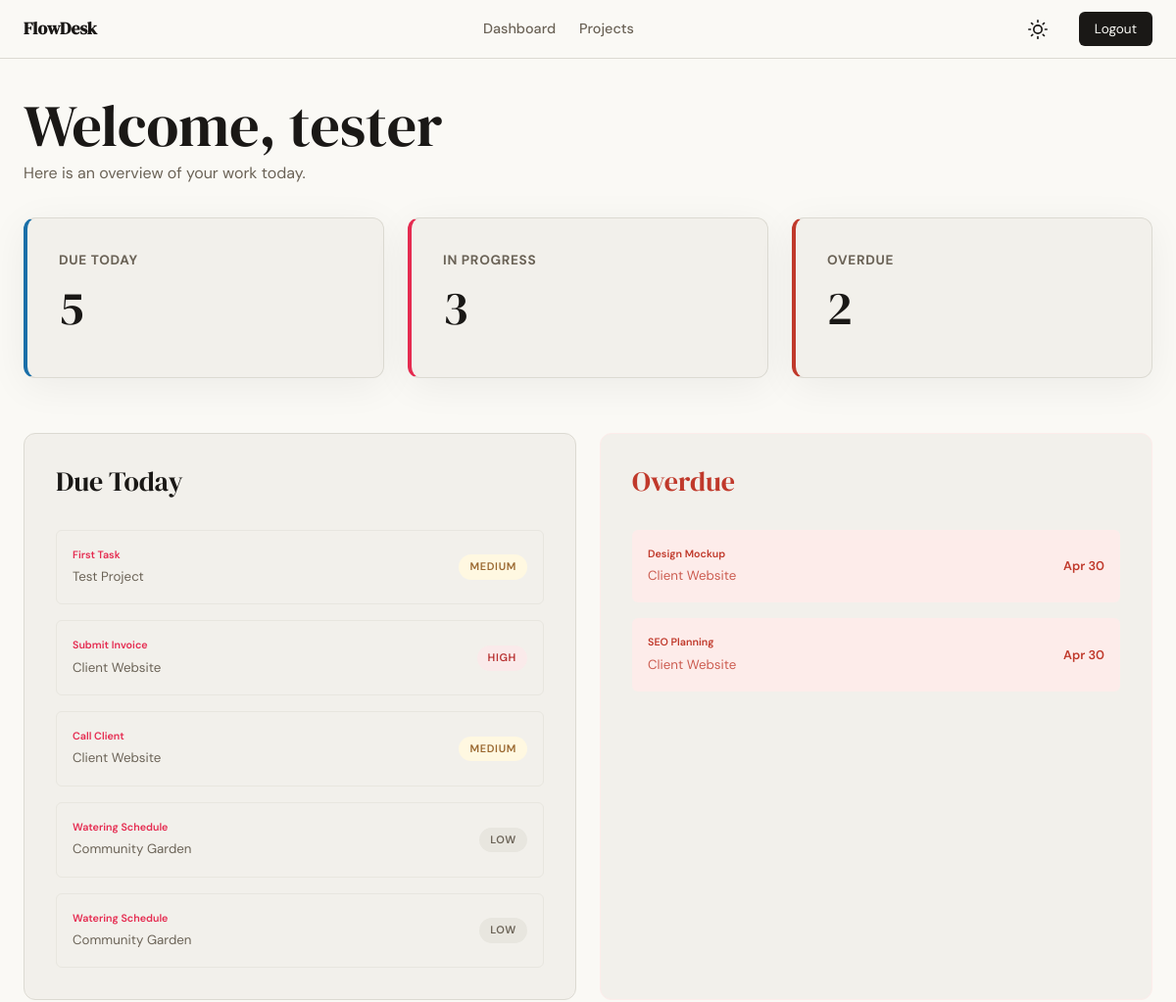
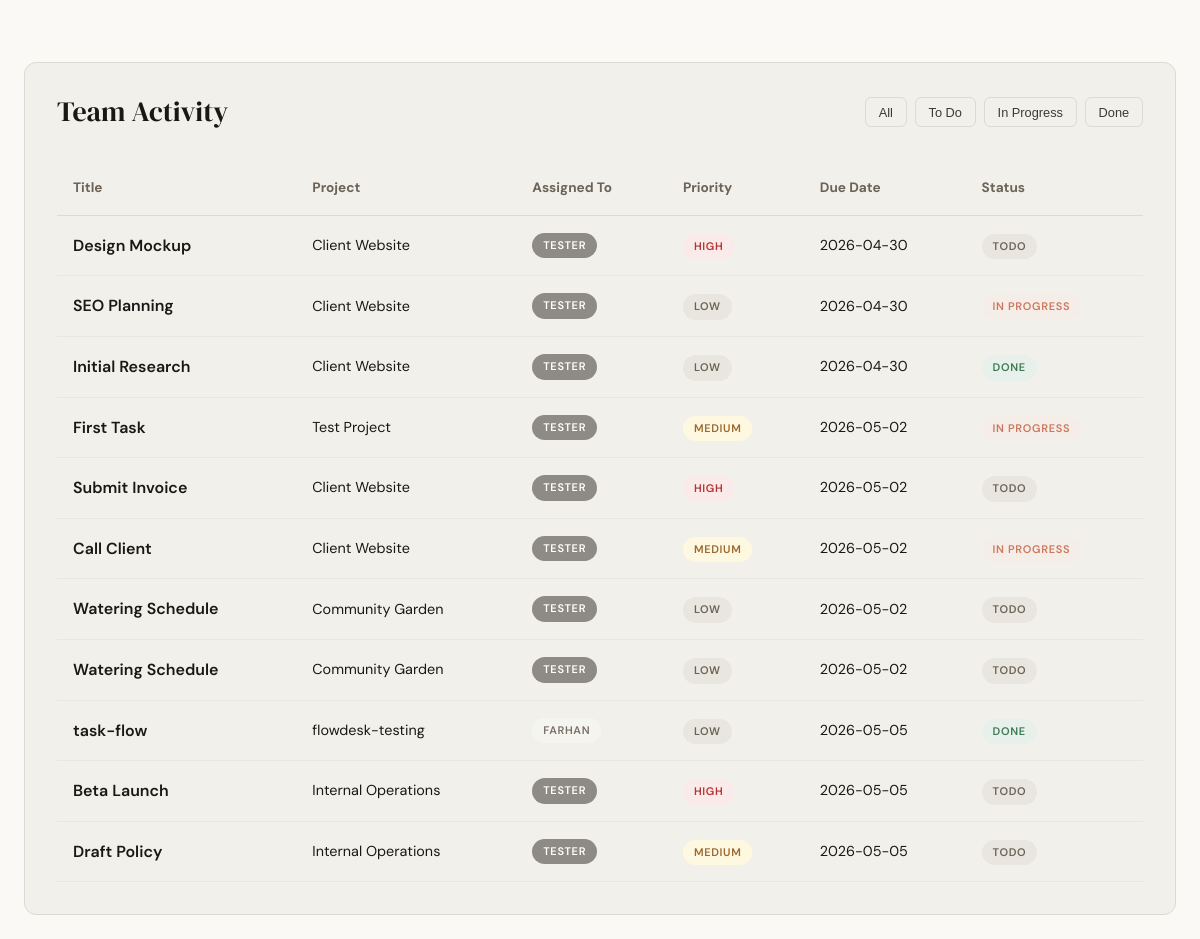
The page /dashboard (signed in) on the database its author committed (2 pictures, top to bottom).
### app/models.py (models this page shows, shortened)
class User(db.Model, UserMixin):
    id = db.Column(db.Integer, primary_key=True)
    username = db.Column(db.String(80), unique=True, nullable=False)
    email = db.Column(db.String(120), unique=True, nullable=False)
    password_hash = db.Column(db.String(256), nullable=False)
    created_at = db.Column(db.DateTime, default=lambda: datetime.now(timezone.utc))
    owned_projects = db.relationship('Project', backref='owner', lazy=True)
    project_memberships = db.relationship('ProjectMember', backref='user', lazy=True)
    created_tasks = db.relationship('Task', foreign_keys='Task.created_by', backref='creator', lazy=True)
    assigned_tasks = db.relationship('Task', foreign_keys='Task.assigned_to', backref='assignee', lazy=True)

class Task(db.Model):
    id = db.Column(db.Integer, primary_key=True)
    title = db.Column(db.String(200), nullable=False)
    description = db.Column(db.Text)
    status = db.Column(db.Enum('todo', 'in_progress', 'done', name='task_status'), default='todo')
    priority = db.Column(db.Enum('low', 'medium', 'high', name='task_priority'), default='medium')
    due_date = db.Column(db.Date)
    created_at = db.Column(db.DateTime, default=lambda: datetime.now(timezone.utc))
    updated_at = db.Column(db.DateTime, default=lambda: datetime.now(timezone.utc), onupdate=lambda: datetime.now(timezone.utc))
    project_id = db.Column(db.Integer, db.ForeignKey('project.id'), nullable=False)
    created_by = db.Column(db.Integer, db.ForeignKey('user.id'), nullable=False)
    assigned_to = db.Column(db.Integer, db.ForeignKey('user.id'))

class Project(db.Model):
    id = db.Column(db.Integer, primary_key=True)
    name = db.Column(db.String(120), nullable=False)
    description = db.Column(db.Text)
    created_at = db.Column(db.DateTime, default=lambda: datetime.now(timezone.utc))
    owner_id = db.Column(db.Integer, db.ForeignKey('user.id'), nullable=False)
    members = db.relationship('ProjectMember', backref='project', lazy=True, cascade='all, delete-orphan')
    tasks = db.relationship('Task', backref='project', lazy=True, cascade='all, delete-orphan')

### app/dashboard/routes.py (the view)
@dashboard.route('/dashboard')
@login_required
def index():
    today = date.today()
    tasks_today = Task.query.filter(
        and_(Task.assigned_to == current_user.id, Task.due_date == today, Task.status != 'done')
    ).all()
    in_progress_count = Task.query.filter(
        and_(Task.assigned_to == current_user.id, Task.status == 'in_progress')
    ).count()
    overdue_tasks = Task.query.filter(
        and_(Task.assigned_to == current_user.id, Task.due_date < today, Task.status != 'done')
    ).all()
    user_project_ids = [m.project_id for m in current_user.project_memberships]
    team_tasks = Task.query.filter(Task.project_id.in_(user_project_ids)).order_by(Task.due_date.asc().nullslast()).all()
    return render_template(
        'dashboard/index.html',
        tasks_today=tasks_today,
        in_progress_count=in_progress_count,
        overdue_tasks=overdue_tasks,
        all_my_tasks=team_tasks
    )

### app/templates/dashboard/index.html (shortened to what this page needs)
{% extends "base.html" %}
{% block content %}
<header class="mb-4">
    <h1>Welcome, {{ current_user.username }}</h1>
    <p class="text-muted">Here is an overview of your work today.</p>
</header>
<section class="grid-3 mb-4" style="display: grid; grid-template-columns: repeat(auto-fit, minmax(280px, 1fr)); gap: 1.5rem;">
    <div class="card card-shadow" style="background-color: var(--paper-warm); border-left: 4px solid var(--info);">
        <h5 class="text-muted" style="font-size: 0.85rem; text-transform: uppercase; letter-spacing: 0.05em;">Due Today</h5>
        <p style="font-size: 3rem; font-family: var(--font-display);">{{ tasks_today|length }}</p>
    </div>
    <div class="card card-shadow" style="background-color: var(--paper-warm); border-left: 4px solid var(--accent);">
        <h5 class="text-muted" style="font-size: 0.85rem; text-transform: uppercase; letter-spacing: 0.05em;">In Progress</h5>
        <p style="font-size: 3rem; font-family: var(--font-display);">{{ in_progress_count }}</p>
    </div>
    <div class="card card-shadow" style="background-color: var(--paper-warm); border-left: 4px solid var(--danger);">
        <h5 class="text-muted" style="font-size: 0.85rem; text-transform: uppercase; letter-spacing: 0.05em;">Overdue</h5>
        <p style="font-size: 3rem; font-family: var(--font-display);">{{ overdue_tasks|length }}</p>
    </div>
</section>
<div style="display: grid; grid-template-columns: repeat(auto-fit, minmax(400px, 1fr)); gap: 1.5rem; margin-bottom: 2.5rem;">
    <div class="card">
        <h3 class="mb-4">Due Today</h3>
        <div style="display: flex; flex-direction: column; gap: 1rem;">
            {% for task in tasks_today %}
                <a href="{{ url_for('tasks.detail', id=task.id) }}" class="flex-between" style="padding: 1rem; border: 1px solid var(--border-soft); border-radius: var(--radius-sm);">
                    <div>
                        <h6 style="font-weight: 600;">{{ task.title }}</h6>
                        <small class="text-muted">{{ task.project.name }}</small>
                    </div>
                    <span class="badge badge-{{ task.priority }}">{{ task.priority }}</span>
                </a>
            {% else %}
                <p class="text-muted" style="text-align: center; padding: 2rem;">No tasks due today.</p>
            {% endfor %}
        </div>
    </div>
    <div class="card" style="border-color: var(--danger-light);">
        <h3 class="mb-4" style="color: var(--danger);">Overdue</h3>
        <div style="display: flex; flex-direction: column; gap: 1rem;">
            {% for task in overdue_tasks %}
                <a href="{{ url_for('tasks.detail', id=task.id) }}" class="flex-between overdue-row" style="padding: 1rem; border-radius: var(--radius-sm);">
                    <div>
                        <h6 style="font-weight: 600;">{{ task.title }}</h6>
                        <small style="opacity: 0.8;">{{ task.project.name }}</small>
                    </div>
                    <span style="font-weight: 600; font-size: 0.8rem;">{{ task.due_date.strftime('%b %d') }}</span>
                </a>
            {% else %}
                <p class="text-muted" style="text-align: center; padding: 2rem;">No overdue tasks. Great job!</p>
            {% endfor %}
        </div>
    </div>
</div>
<div class="card">
    <div class="flex-between mb-4">
        <h3>Team Activity</h3>
        <div style="display: flex; gap: 0.5rem;">
            <button class="btn btn-ghost filter-btn active" style="padding: 0.4rem 0.8rem; font-size: 0.8rem;" onclick="filterTasks('all')">All</button>
            <button class="btn btn-ghost filter-btn" style="padding: 0.4rem 0.8rem; font-size: 0.8rem;" onclick="filterTasks('todo')">To Do</button>
            <button class="btn btn-ghost filter-btn" style="padding: 0.4rem 0.8rem; font-size: 0.8rem;" onclick="filterTasks('in_progress')">In Progress</button>
            <button class="btn btn-ghost filter-btn" style="padding: 0.4rem 0.8rem; font-size: 0.8rem;" onclick="filterTasks('done')">Done</button>
        </div>
    </div>
    <div style="overflow-x: auto;">
        <table style="width: 100%; border-collapse: collapse; text-align: left;">
            <thead>
                <tr style="border-bottom: 1px solid var(--border); color: var(--ink-muted); font-size: 0.85rem;">
                    <th style="padding: 1rem;">Title</th>
                    <th style="padding: 1rem;">Project</th>
                    <th style="padding: 1rem;">Assigned To</th>
                    <th style="padding: 1rem;">Priority</th>
                    <th style="padding: 1rem;">Due Date</th>
                    <th style="padding: 1rem;">Status</th>
                </tr>
            </thead>
            <tbody>
                {% for task in all_my_tasks %}
                    {% set is_mine = task.assigned_to == current_user.id %}
                    <tr class="task-row" data-status="{{ task.status }}" style="border-bottom: 1px solid var(--border-soft); {% if is_mine %}background-color: var(--paper-warm);{% endif %}">
                        <td style="padding: 1rem;">
                            <a href="{{ url_for('tasks.detail', id=task.id) }}" style="color: var(--ink); font-weight: 600;">
                                {{ task.title }}
                            </a>
                        </td>
                        <td style="padding: 1rem; font-size: 0.9rem;">{{ task.project.name }}</td>
                        <td style="padding: 1rem; font-size: 0.9rem;">
                            {% if task.assigned_to %}
                                <span class="badge {{ 'badge-me' if task.assigned_to == current_user.id else 'badge-user' }}">{{ task.assignee.username }}</span>
                            {% else %}
                                <span style="color: var(--ink-faint); font-style: italic; font-size: 0.8rem;">Unassigned</span>
                            {% endif %}
                        </td>
                        <td style="padding: 1rem;">
                            <span class="badge badge-{{ task.priority }}">{{ task.priority }}</span>
                        </td>
                        <td style="padding: 1rem; font-size: 0.9rem;">{{ task.due_date.strftime('%Y-%m-%d') if task.due_date else '-' }}</td>
                        <td style="padding: 1rem;">
                            <span class="badge badge-{{ task.status | replace('_', '-') }}">{{ task.status | replace('_', ' ') }}</span>
                        </td>
                    </tr>
                {% else %}
                    <tr>
                        <td colspan="6" style="text-align: center; padding: 3rem; color: var(--ink-faint);">No team activity found in your projects.</td>
                    </tr>
                {% endfor %}
            </tbody>
        </table>
    </div>
</div>
{% endblock %}

### app/static/css/style.css (style rules this page uses)
:root { --ink: #1a1816; --ink-soft: #3d3a36; --ink-muted: #6b6357; --ink-faint: #9a9088; --paper: #faf9f5; --paper-warm: #f2f0eb; --paper-card: #f2f0eb; --accent: #E52b50; --accent-light: #fdecea; --danger: #c0392b; --danger-light: #fdecea; --success: #2e7d32; --success-light: #e8f5e9; --info: #1a6fa8; --info-light: #e8f4fd; --warning: #b8860b; --warning-light: #fff8e1; --border: #dcdad2; --border-soft: #e8e6df; --font-display: 'DM Serif Display', Georgia, serif; --font-body: 'DM Sans', system-ui, sans-serif; --badge-low-bg: #E8E6DF; --badge-low-text: #6B6357; --badge-me-bg: #8E8A85; --badge-me-text: #FFFFFF; --badge-user-bg: #F5F5F0; --badge-user-text: #7A6E63; --badge-medium-bg: #FFF8E1; --badge-medium-text: #9A6830; --max-width: 1200px; --auth-width: 440px; --radius-sm: 6px; --radius-md: 12px; --radius-lg: 20px; }
* { box-sizing: border-box; margin: 0; padding: 0; }
body { font-family: var(--font-body); background-color: var(--paper); color: var(--ink); line-height: 1.6; transition: background-color 0.3s, color 0.3s; min-height: 100vh; }
h1, h2, h3, h4, .display-font { font-family: var(--font-display); font-weight: 400; line-height: 1.2; }
h1 { font-size: clamp(2.5rem, 5vw, 4rem); }
h3 { font-size: 1.75rem; }
a { color: var(--accent); text-decoration: none; transition: 0.2s ease; }
.btn { display: inline-block; padding: 0.65rem 1.5rem; font-size: 0.9rem; font-weight: 500; border-radius: var(--radius-sm); cursor: pointer; transition: 0.2s ease; border: none; text-align: center; }
.btn-ghost { background-color: transparent; border: 1px solid var(--border); color: var(--ink-soft); }
.card { background-color: var(--paper-card); border: 1px solid var(--border); border-radius: var(--radius-md); padding: 2rem; margin-bottom: 1.5rem; }
.card-shadow { box-shadow: 0 8px 40px rgba(0,0,0,0.06); }
::placeholder { color: var(--ink-faint); }
.badge { display: inline-block; font-size: 11px; font-weight: 600; letter-spacing: 0.06em; padding: 4px 11px; border-radius: 999px; text-transform: uppercase; }
.badge-user { background: var(--badge-user-bg); color: var(--badge-user-text); }
.badge-me { background: var(--badge-me-bg); color: var(--badge-me-text); }
.badge-high { background: #FAEAEA; color: #B83232; }
.badge-medium { background: var(--badge-medium-bg); color: var(--badge-medium-text); }
.badge-low { background: var(--badge-low-bg); color: var(--badge-low-text); }
.badge-todo { background: var(--badge-low-bg); color: var(--badge-low-text); }
.badge-in-progress { background: #F5EDE8; color: #CC785C; }
.badge-done { background: #E8F0EB; color: #3A7A52; }
.text-muted { color: var(--ink-muted); }
.mb-4 { margin-bottom: 2rem; }
.flex-between { display: flex; justify-content: space-between; align-items: center; }
.overdue-row { background-color: var(--danger-light); color: var(--danger); }

### rows shown on the page
User: username "tester"
Task: title "First Task", project.name "Test Project", priority "MEDIUM", assignee.username "TESTER", due_date "2026-05-02", status "IN PROGRESS"
Task: title "Submit Invoice", project.name "Client Website", priority "HIGH", assignee.username "TESTER", due_date "2026-05-02", status "TODO"
Task: title "Call Client", project.name "Client Website", priority "MEDIUM", assignee.username "TESTER", due_date "2026-05-02", status "IN PROGRESS"
Task: title "Watering Schedule", project.name "Community Garden", priority "LOW", assignee.username "TESTER", due_date "2026-05-02", status "TODO"
Task: title "Watering Schedule", project.name "Community Garden", priority "LOW", assignee.username "TESTER", due_date "2026-05-02", status "TODO"
Task: title "Design Mockup", project.name "Client Website", due_date "Apr 30", assignee.username "TESTER", priority "HIGH", due_date "2026-04-30", status "TODO"
Task: title "SEO Planning", project.name "Client Website", due_date "Apr 30", assignee.username "TESTER", priority "LOW", due_date "2026-04-30", status "IN PROGRESS"
Task: title "Initial Research", project.name "Client Website", assignee.username "TESTER", priority "LOW", due_date "2026-04-30", status "DONE"
Task: title "task-flow", project.name "flowdesk-testing", assignee.username "FARHAN", priority "LOW", due_date "2026-05-05", status "DONE"
Task: title "Beta Launch", project.name "Internal Operations", assignee.username "TESTER", priority "HIGH", due_date "2026-05-05", status "TODO"
Task: title "Draft Policy", project.name "Internal Operations", assignee.username "TESTER", priority "MEDIUM", due_date "2026-05-05", status "TODO"

### other values the page prints
{{ tasks_today|length }} "5"
{{ in_progress_count }} "3"
{{ overdue_tasks|length }} "2"
